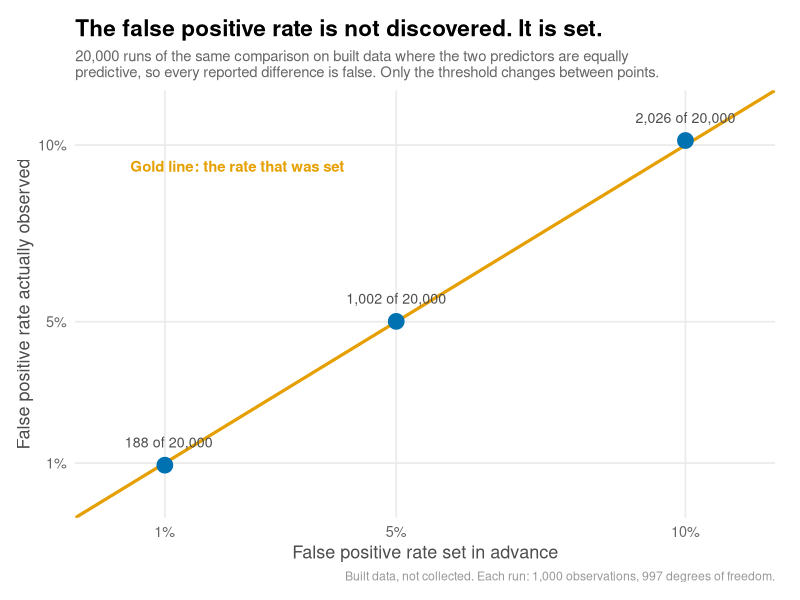
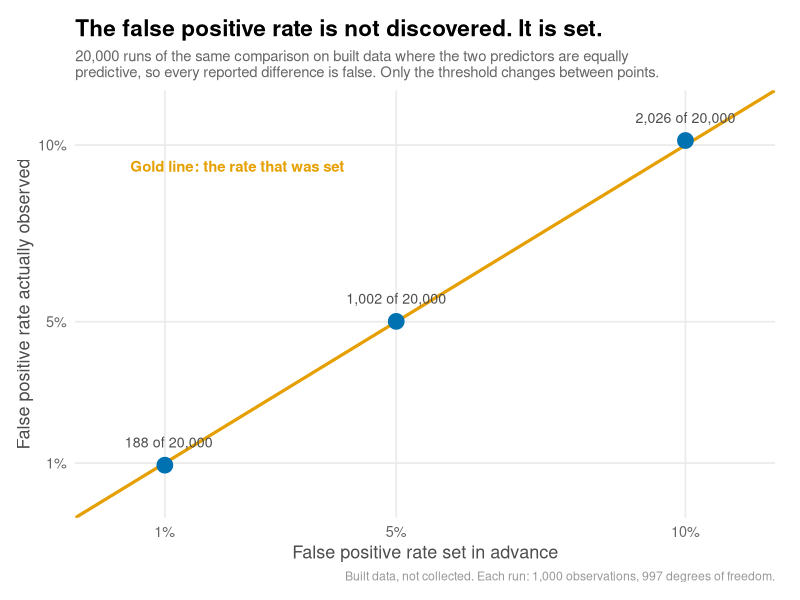
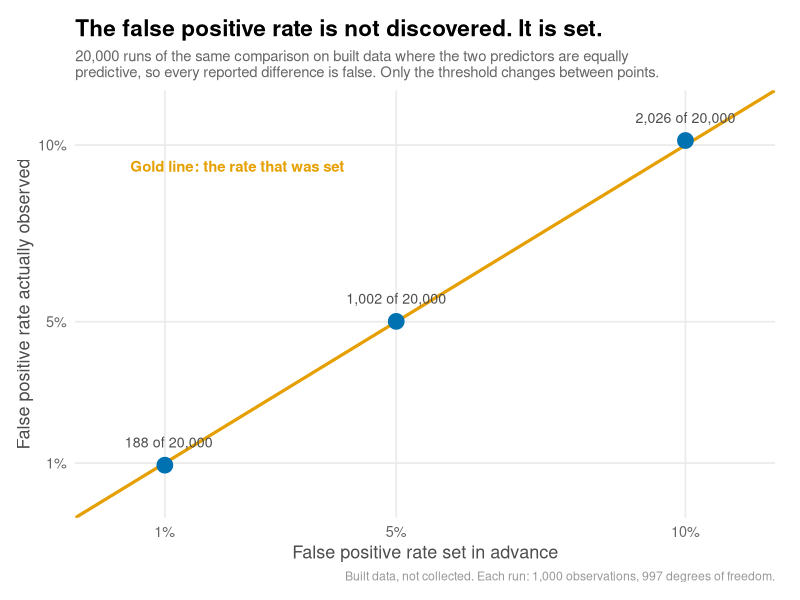

Write R code to recreate these figures, in order.
# =============================================================================
# create_stats_post24_visuals.R
# Statistics Series, Post 24: Type I Error
#
# ONE PANEL. The finding: the false positive rate is not a property of the
# data, it is the threshold position. Observed rate is plotted against the
# rate that was set, with an identity reference line. Points landing on the
# line is the finding, visible in under 5 seconds.
#
# ENCODING NOTE: this is a "these two things match" finding. Paired bars are
# the wrong encoding for sameness (Post 20 v1 failure). Points on a reference
# line read as "tracks" immediately.
#
# ALL NUMBERS HARDCODED from the verified console output of
# pull_stats_post24_type1_data.R. Nothing is re-simulated. The script does
# not load the panel and does not call any project function.
#
# NOTE ON OUTPUT SIZE: project spec says 1200x800; the code-review standard
# says 300 DPI. 8 x 5.333 at 300 DPI gives 2400x1600, which downscales to
# 1200x800 cleanly. Flagged rather than silently chosen.
# =============================================================================

library(ggplot2)
library(dplyr)
library(scales)

# ------------------------------------------------------------- CONFIGURATION

OUTPUT_DIR  <- file.path("stats_posts", "output", "plots")
FILE_PREFIX <- "stats_post24_"

COL_ACTUAL <- "#0072B2"   # navy, observed values
COL_REF    <- "#E69F00"   # gold, the set rate (a reference, not a wrong value)
COL_TEXT   <- "gray30"

PLOT_W   <- 8
PLOT_H   <- 5.333
PLOT_DPI <- 300

if (!dir.exists(OUTPUT_DIR)) {
  dir.create(OUTPUT_DIR, recursive = TRUE)
}

# --------------------------------------------- VERIFIED DATA (HARDCODED)
# Source: pull_stats_post24_type1_data.R console output.
# N_REPS = 20,000; N_OBS = 1,000; df = 997; true difference = 0.

N_REPS <- 20000L

sweep <- tibble::tibble(
  alpha_set   = c(0.01,   0.05,   0.10),
  crit_value  = c(2.5808, 1.9623, 1.6464),
  rejections  = c(188L,   1002L,  2026L),
  rate_obs    = c(0.0094, 0.0501, 0.1013)
)

# ------------------------------------------------------- PRE-BUILD ASSERTIONS

cat("Pre-build assertions:\n")

stopifnot(nrow(sweep) == 3L)
cat("  1 PASS: three threshold conditions present.\n")

# Rates must reconcile to counts over N_REPS at 4dp.
recomputed <- round(sweep$rejections / N_REPS, 4)
stopifnot(all(abs(recomputed - sweep$rate_obs) < 1e-9))
cat("  2 PASS: every observed rate reconciles to its count over",
    format(N_REPS, big.mark = ","), "runs.\n")

# The central claim: observed rate tracks the set rate within Monte Carlo error.
se <- sqrt(sweep$alpha_set * (1 - sweep$alpha_set) / N_REPS)
within <- abs(sweep$rate_obs - sweep$alpha_set) <= 1.96 * se
stopifnot(all(within))
cat("  3 PASS: all three observed rates within 1.96 SE of the rate set.\n")

# Critical values must be strictly decreasing as alpha loosens.
stopifnot(all(diff(sweep$crit_value) < 0))
cat("  4 PASS: critical value falls as alpha rises.\n")

# Rejections must be strictly increasing as alpha loosens.
stopifnot(all(diff(sweep$rejections) > 0))
cat("  5 PASS: rejection count rises as alpha rises.\n")

# The alpha 0.05 row must carry the figure quoted in the post.
main <- sweep %>% filter(alpha_set == 0.05)
stopifnot(nrow(main) == 1L, main$rejections == 1002L, main$rate_obs == 0.0501)
cat("  6 PASS: the 1,002 / 0.0501 figures quoted in the post are present.\n")

# Every plotted rate must be a false positive rate: true difference is zero.
stopifnot(all(sweep$rate_obs > 0), all(sweep$rate_obs < 1))
cat("  7 PASS: all plotted rates in (0, 1).\n")

# Axis bound must contain every point plus the identity line endpoint.
AX_MAX <- 0.11
stopifnot(max(sweep$alpha_set) <= AX_MAX, max(sweep$rate_obs) <= AX_MAX)
cat("  8 PASS: axis bound", AX_MAX, "contains all plotted values.\n")

# Guard the label column before it is built.
stopifnot(all(!is.na(sweep$rejections)))
cat("  9 PASS: no missing rejection counts.\n\n")

# --------------------------------------------------------------- LABEL BUILD

# Annotation must not sit on the identity line it describes. The line runs
# y = x, so a label at (ax, ay) is struck through when ay is near ax. Require
# clear vertical separation at the annotation's x position.
ANNO_X <- 0.004
ANNO_Y <- 0.094
stopifnot(
  "Gold annotation overlaps the identity line it labels" =
    abs(ANNO_Y - ANNO_X) > 0.03
)
cat("  11 PASS: annotation clears the identity line by",
    round(abs(ANNO_Y - ANNO_X), 3), "on the y scale.\n\n")

sweep <- sweep %>%
  mutate(
    point_label = paste0(
      format(rejections, big.mark = ","), " of ",
      format(N_REPS, big.mark = ",")
    )
  )

# Minimum pre-delivery visualization assertion, run against the object that
# is actually drawn rather than against the source figures above.
stopifnot(
  "Chart has no non-NA values on the plotted y aesthetic" =
    sum(!is.na(sweep$rate_obs)) > 0,
  "Chart has no non-NA values on the plotted x aesthetic" =
    sum(!is.na(sweep$alpha_set)) > 0,
  "Chart has fewer than 2 data points" =
    nrow(sweep) >= 2,
  "Point labels failed to build" =
    all(nzchar(sweep$point_label)) && !any(is.na(sweep$point_label))
)
cat("  10 PASS: plot data non-empty, non-NA on both aesthetics, labels built.\n\n")

# ---------------------------------------------------------------- THE PANEL

p <- ggplot(sweep, aes(x = alpha_set, y = rate_obs)) +

  # Reference line UNDER the data.
  geom_abline(
    slope = 1, intercept = 0,
    color = COL_REF, linewidth = 1.1, linetype = "solid"
  ) +

  geom_point(color = COL_ACTUAL, size = 5) +

  # Labels above geometry to avoid collision with the line.
  geom_text(
    aes(label = point_label),
    vjust = -1.6, hjust = 0.5,
    color = COL_TEXT, size = 3.6
  ) +

  annotate(
    "text",
    x = 0.004, y = 0.094,
    label = "Gold line: the rate that was set",
    color = COL_REF, size = 3.8, fontface = "bold", hjust = 0
  ) +

  scale_x_continuous(
    labels = percent_format(accuracy = 1),
    breaks = c(0.01, 0.05, 0.10),
    name   = "False positive rate set in advance"
  ) +
  scale_y_continuous(
    labels = percent_format(accuracy = 1),
    breaks = c(0.01, 0.05, 0.10),
    name   = "False positive rate actually observed"
  ) +
  coord_cartesian(xlim = c(0, AX_MAX), ylim = c(0, AX_MAX)) +

  labs(
    title = "The false positive rate is not discovered. It is set.",
    subtitle = paste0(
      "20,000 runs of the same comparison on built data where the two ",
      "predictors are equally\npredictive, so every reported difference is ",
      "false. Only the threshold changes between points."
    ),
    caption = "Built data, not collected. Each run: 1,000 observations, 997 degrees of freedom."
  ) +

  theme_minimal(base_size = 13) +
  theme(
    plot.title      = element_text(face = "bold", size = rel(1.25), hjust = 0),
    plot.subtitle   = element_text(color = "gray40", size = rel(0.82), hjust = 0),
    plot.caption    = element_text(color = "gray60", size = rel(0.68), hjust = 1),
    panel.grid.minor = element_blank(),
    axis.title      = element_text(color = COL_TEXT),
    axis.text       = element_text(color = "gray40"),
    plot.margin     = margin(14, 18, 12, 12)
  )

# ------------------------------------------------------------------- EXPORT

png_path <- file.path(OUTPUT_DIR, paste0(FILE_PREFIX, "type1_rate_tracks_alpha.png"))

ggsave(png_path, plot = p, width = PLOT_W, height = PLOT_H, dpi = PLOT_DPI)
cat("Saved PNG:", png_path, "\n")

# SVG guarded: an unguarded ggsave to .svg triggers an interactive install
# prompt when svglite is absent, which swallows the rest of the script.
if (requireNamespace("svglite", quietly = TRUE)) {
  svg_path <- file.path(OUTPUT_DIR, paste0(FILE_PREFIX, "type1_rate_tracks_alpha.svg"))
  ggsave(svg_path, plot = p, width = PLOT_W, height = PLOT_H)
  cat("Saved SVG:", svg_path, "\n")
} else {
  cat("svglite not installed. SVG skipped, PNG written.\n")
}

# ------------------------------------------------------------ CONSOLE SUMMARY

cat("\n---------------------------------------------------------\n")
cat("POST 24 VISUAL SUMMARY\n")
cat("---------------------------------------------------------\n")
cat("Panels                : 1\n")
cat("Encoding              : points on identity line (sameness finding)\n")
cat("Replicates per point  :", format(N_REPS, big.mark = ","), "\n")
cat("Conditions plotted    :", paste(sweep$alpha_set, collapse = ", "), "\n")
cat("Observed rates        :", paste(sweep$rate_obs, collapse = ", "), "\n")
cat("Assertions passed     : 11 of 11\n")
cat("Output size           :", PLOT_W, "x", PLOT_H, "in at", PLOT_DPI, "dpi\n")
cat("---------------------------------------------------------\n")
print(p)
